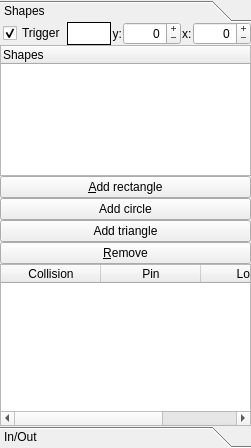
<?xml version="1.0" encoding="UTF-8"?>
<ui version="4.0">
 <class>tab_regions</class>
 <widget class="QWidget" name="tab_regions">
  <property name="geometry">
   <rect>
    <x>0</x>
    <y>0</y>
    <width>251</width>
    <height>448</height>
   </rect>
  </property>
  <property name="windowTitle">
   <string>Form</string>
  </property>
  <layout class="QGridLayout" name="gridLayout">
   <property name="margin">
    <number>0</number>
   </property>
   <property name="spacing">
    <number>0</number>
   </property>
   <item row="0" column="0">
    <layout class="QGridLayout" name="gridLayout_2">
     <property name="spacing">
      <number>1</number>
     </property>
     <item row="0" column="0">
      <widget class="QToolBox" name="toolBox">
       <property name="frameShape">
        <enum>QFrame::NoFrame</enum>
       </property>
       <property name="frameShadow">
        <enum>QFrame::Plain</enum>
       </property>
       <property name="lineWidth">
        <number>0</number>
       </property>
       <property name="currentIndex">
        <number>0</number>
       </property>
       <property name="tabSpacing">
        <number>0</number>
       </property>
       <widget class="QWidget" name="page_regions_overview">
        <property name="geometry">
         <rect>
          <x>0</x>
          <y>0</y>
          <width>249</width>
          <height>404</height>
         </rect>
        </property>
        <attribute name="label">
         <string>Shapes</string>
        </attribute>
        <layout class="QGridLayout" name="gridLayout_6">
         <property name="margin">
          <number>0</number>
         </property>
         <property name="spacing">
          <number>0</number>
         </property>
         <item row="0" column="0">
          <layout class="QGridLayout" name="gridLayout_5">
           <property name="topMargin">
            <number>0</number>
           </property>
           <property name="spacing">
            <number>0</number>
           </property>
           <item row="5" column="0" rowspan="2" colspan="2">
            <widget class="QTreeWidget" name="tree_region_shapes">
             <property name="sizePolicy">
              <sizepolicy hsizetype="Expanding" vsizetype="Expanding">
               <horstretch>0</horstretch>
               <verstretch>0</verstretch>
              </sizepolicy>
             </property>
             <property name="showDropIndicator" stdset="0">
              <bool>false</bool>
             </property>
             <property name="alternatingRowColors">
              <bool>true</bool>
             </property>
             <property name="indentation">
              <number>0</number>
             </property>
             <column>
              <property name="text">
               <string>Shapes</string>
              </property>
             </column>
            </widget>
           </item>
           <item row="13" column="0" colspan="2">
            <layout class="QGridLayout" name="gridLayout_10">
             <property name="spacing">
              <number>0</number>
             </property>
             <item row="2" column="0">
              <widget class="QPushButton" name="btn_add_triangle">
               <property name="text">
                <string>Add circle</string>
               </property>
               <property name="checkable">
                <bool>true</bool>
               </property>
              </widget>
             </item>
             <item row="5" column="0">
              <widget class="QTableWidget" name="table_slots">
               <property name="horizontalScrollBarPolicy">
                <enum>Qt::ScrollBarAsNeeded</enum>
               </property>
               <property name="alternatingRowColors">
                <bool>true</bool>
               </property>
               <property name="selectionMode">
                <enum>QAbstractItemView::NoSelection</enum>
               </property>
               <property name="selectionBehavior">
                <enum>QAbstractItemView::SelectRows</enum>
               </property>
               <property name="showGrid">
                <bool>true</bool>
               </property>
               <attribute name="horizontalHeaderMinimumSectionSize">
                <number>5</number>
               </attribute>
               <attribute name="horizontalHeaderStretchLastSection">
                <bool>true</bool>
               </attribute>
               <attribute name="verticalHeaderVisible">
                <bool>false</bool>
               </attribute>
               <column>
                <property name="text">
                 <string>Collision</string>
                </property>
               </column>
               <column>
                <property name="text">
                 <string>Pin</string>
                </property>
               </column>
               <column>
                <property name="text">
                 <string>Logic</string>
                </property>
               </column>
              </widget>
             </item>
             <item row="3" column="0">
              <widget class="QPushButton" name="btn_add_circle">
               <property name="text">
                <string>Add triangle</string>
               </property>
               <property name="checkable">
                <bool>true</bool>
               </property>
              </widget>
             </item>
             <item row="1" column="0">
              <widget class="QPushButton" name="btn_add_rect">
               <property name="minimumSize">
                <size>
                 <width>30</width>
                 <height>0</height>
                </size>
               </property>
               <property name="statusTip">
                <string>Drag: Rectangle. Shift+drag: Circle. Ctrl+drag: Line.</string>
               </property>
               <property name="text">
                <string>&amp;Add rectangle</string>
               </property>
               <property name="checkable">
                <bool>true</bool>
               </property>
              </widget>
             </item>
             <item row="4" column="0">
              <widget class="QPushButton" name="btn_remove_shape">
               <property name="minimumSize">
                <size>
                 <width>30</width>
                 <height>0</height>
                </size>
               </property>
               <property name="text">
                <string>&amp;Remove</string>
               </property>
              </widget>
             </item>
            </layout>
           </item>
           <item row="0" column="0" colspan="2">
            <layout class="QGridLayout" name="gridLayout_3">
             <property name="leftMargin">
              <number>3</number>
             </property>
             <property name="topMargin">
              <number>0</number>
             </property>
             <property name="horizontalSpacing">
              <number>1</number>
             </property>
             <item row="0" column="5">
              <widget class="QSpinBox" name="spin_shape_x">
               <property name="alignment">
                <set>Qt::AlignRight|Qt::AlignTrailing|Qt::AlignVCenter</set>
               </property>
               <property name="buttonSymbols">
                <enum>QAbstractSpinBox::PlusMinus</enum>
               </property>
               <property name="accelerated">
                <bool>true</bool>
               </property>
               <property name="minimum">
                <number>-2048</number>
               </property>
               <property name="maximum">
                <number>2048</number>
               </property>
              </widget>
             </item>
             <item row="0" column="2">
              <widget class="QLabel" name="lbl_y">
               <property name="text">
                <string>y:</string>
               </property>
               <property name="alignment">
                <set>Qt::AlignRight|Qt::AlignTrailing|Qt::AlignVCenter</set>
               </property>
               <property name="margin">
                <number>2</number>
               </property>
              </widget>
             </item>
             <item row="0" column="4">
              <widget class="QLabel" name="lbl_x">
               <property name="text">
                <string>x:</string>
               </property>
               <property name="margin">
                <number>2</number>
               </property>
              </widget>
             </item>
             <item row="0" column="0">
              <widget class="QCheckBox" name="ckb_trigger">
               <property name="text">
                <string>Trigger</string>
               </property>
               <property name="checked">
                <bool>true</bool>
               </property>
              </widget>
             </item>
             <item row="0" column="1">
              <widget class="QLabel" name="lbl_color">
               <property name="sizePolicy">
                <sizepolicy hsizetype="Expanding" vsizetype="Preferred">
                 <horstretch>0</horstretch>
                 <verstretch>0</verstretch>
                </sizepolicy>
               </property>
               <property name="toolTip">
                <string>Click me to change...</string>
               </property>
               <property name="statusTip">
                <string>Click me to change...</string>
               </property>
               <property name="styleSheet">
                <string notr="true">background-color: rgb(255, 255, 255);</string>
               </property>
               <property name="frameShape">
                <enum>QFrame::Box</enum>
               </property>
               <property name="text">
                <string/>
               </property>
               <property name="margin">
                <number>0</number>
               </property>
              </widget>
             </item>
             <item row="0" column="3">
              <widget class="QSpinBox" name="spin_shape_y">
               <property name="alignment">
                <set>Qt::AlignRight|Qt::AlignTrailing|Qt::AlignVCenter</set>
               </property>
               <property name="buttonSymbols">
                <enum>QAbstractSpinBox::PlusMinus</enum>
               </property>
               <property name="accelerated">
                <bool>true</bool>
               </property>
               <property name="minimum">
                <number>-2048</number>
               </property>
               <property name="maximum">
                <number>2048</number>
               </property>
              </widget>
             </item>
            </layout>
           </item>
          </layout>
         </item>
        </layout>
       </widget>
       <widget class="QWidget" name="page_regions_IO">
        <property name="geometry">
         <rect>
          <x>0</x>
          <y>0</y>
          <width>158</width>
          <height>92</height>
         </rect>
        </property>
        <attribute name="label">
         <string>In/Out</string>
        </attribute>
        <layout class="QGridLayout" name="gridLayout_7">
         <property name="margin">
          <number>0</number>
         </property>
         <property name="spacing">
          <number>0</number>
         </property>
         <item row="0" column="2">
          <layout class="QGridLayout" name="gridLayout_9">
           <item row="0" column="1" colspan="2">
            <widget class="QComboBox" name="combo_label">
             <property name="enabled">
              <bool>false</bool>
             </property>
             <property name="editable">
              <bool>true</bool>
             </property>
            </widget>
           </item>
           <item row="1" column="1">
            <widget class="QPushButton" name="pushButton_15">
             <property name="enabled">
              <bool>false</bool>
             </property>
             <property name="text">
              <string>Open</string>
             </property>
            </widget>
           </item>
           <item row="2" column="1">
            <widget class="QPushButton" name="pushButton_14">
             <property name="enabled">
              <bool>false</bool>
             </property>
             <property name="text">
              <string>Clone</string>
             </property>
            </widget>
           </item>
           <item row="2" column="2">
            <widget class="QPushButton" name="pushButton_13">
             <property name="enabled">
              <bool>false</bool>
             </property>
             <property name="text">
              <string>Delete</string>
             </property>
            </widget>
           </item>
           <item row="3" column="1" rowspan="2" colspan="2">
            <spacer name="verticalSpacer_5">
             <property name="orientation">
              <enum>Qt::Vertical</enum>
             </property>
             <property name="sizeHint" stdset="0">
              <size>
               <width>20</width>
               <height>40</height>
              </size>
             </property>
            </spacer>
           </item>
           <item row="1" column="2">
            <widget class="QPushButton" name="pushButton_12">
             <property name="enabled">
              <bool>false</bool>
             </property>
             <property name="text">
              <string>Save</string>
             </property>
            </widget>
           </item>
          </layout>
         </item>
        </layout>
       </widget>
      </widget>
     </item>
    </layout>
   </item>
  </layout>
 </widget>
 <resources/>
 <connections/>
</ui>
